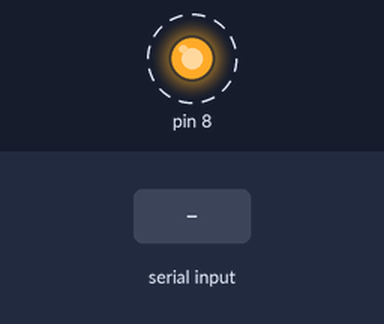
Bench run of a sketch on a simulated Arduino Uno, built with avr-gcc and run on an emulated ATmega328P. Parts: output pins drawn as LEDs (lit = HIGH). Dashed ring = blinking. The inputs (shaded band) are chosen by the test bench. What the sketch prints to the serial monitor is not drawn.

Above: at 1.2 s.
1.3 s: "1" received over Serial
Timing chart, 0 to 9.5 s (numbered marks = the images above; inputs shaded):
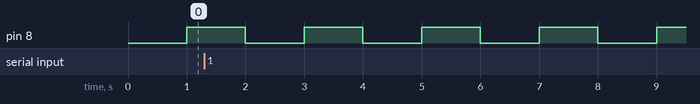

Measured:
- by itself, pin 8: alternates HIGH for 1.0 s and LOW for 1.0 s

The sketch:

BlueTooth_module.ino
```cpp
//In this code i have used BlueTooth to turn on and off the LED
//We can use an Application named "BlueTooth Electronics"
//Here i have set a button where calibre, send 'A' when the button is off
// And sent 'A' when the button is on

#include<SoftwareSerial.h>
char text=" ";

void setup() {
  Serial.begin(9600);
  pinMode(8,OUTPUT);

}

void loop() {
  if (Serial.available()){
    text=Serial.read();
    Serial.println(text);
  }
  if(text='A'){
    digitalWrite(8,LOW);
    delay(1000);
  }
  if(text='a'){
    digitalWrite(8,HIGH);
    delay(1000);
  }
}
```
